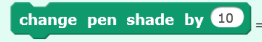
#> input picture sift/images/block.png, 262 x 42 px
$ jupyter execute sift-test.ipynb   (shell and % lines are left out)
#> lines starting #> are read from the running program, lines starting #| are printed output that depends on the picture
[cell 1]
import cv2
import matplotlib.pyplot as plt
import numpy as np

# Load the image
image1 = cv2.imread('./images/block.png')
#> image1 is the input picture: shape (42, 262, 3); mean B, G, R 164.8, 193.4, 106.2

# Convert the training image to RGB
training_image = cv2.cvtColor(image1, cv2.COLOR_BGR2RGB)

# Convert the training image to gray scale
training_gray = cv2.cvtColor(training_image, cv2.COLOR_RGB2GRAY)
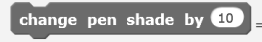
#> training_gray: shape (42, 262); min 75, max 255, mean 164.2

# Load the image
image2 = cv2.imread('./images/glass2.png')
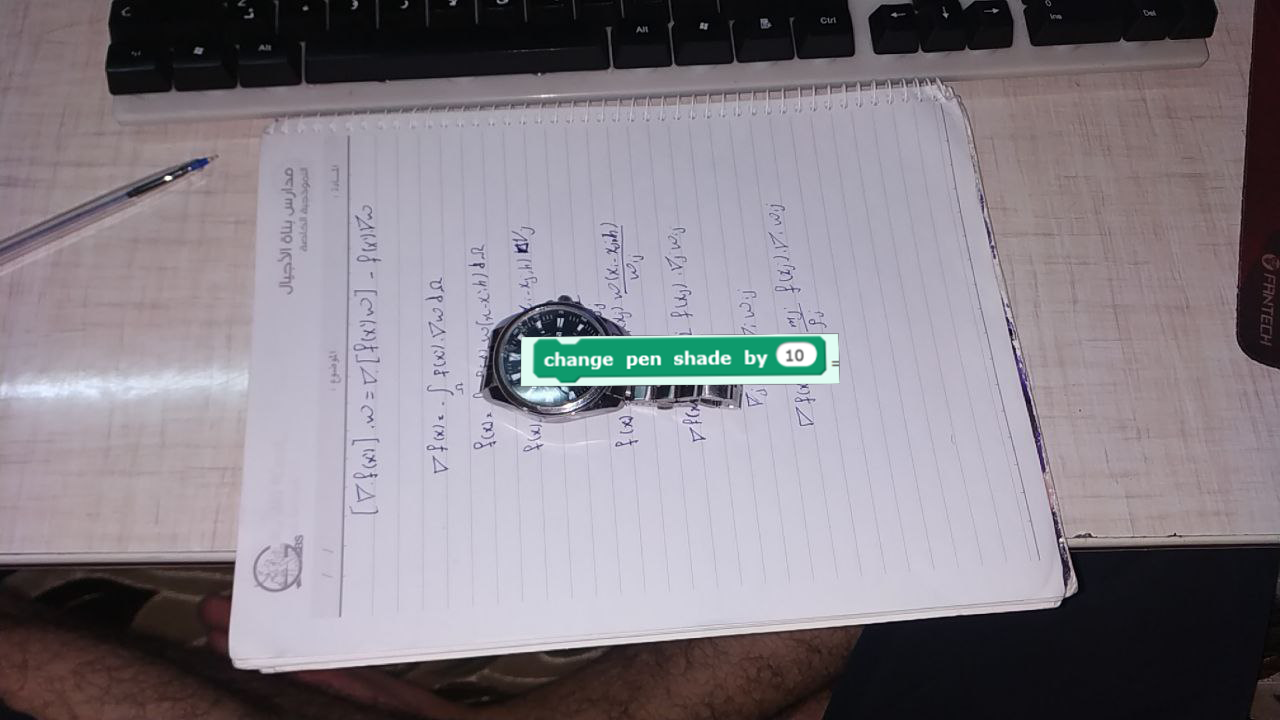
#> input picture sift/images/glass2.png, 1280 x 720 px
#> image2 is the input picture: shape (720, 1280, 3); mean B, G, R 135.6, 127.8, 133.8

# Convert the training image to RGB
test_image = cv2.cvtColor(image2, cv2.COLOR_BGR2RGB)

# Convert the training image to gray scale

test_gray = cv2.cvtColor(test_image, cv2.COLOR_RGB2GRAY)
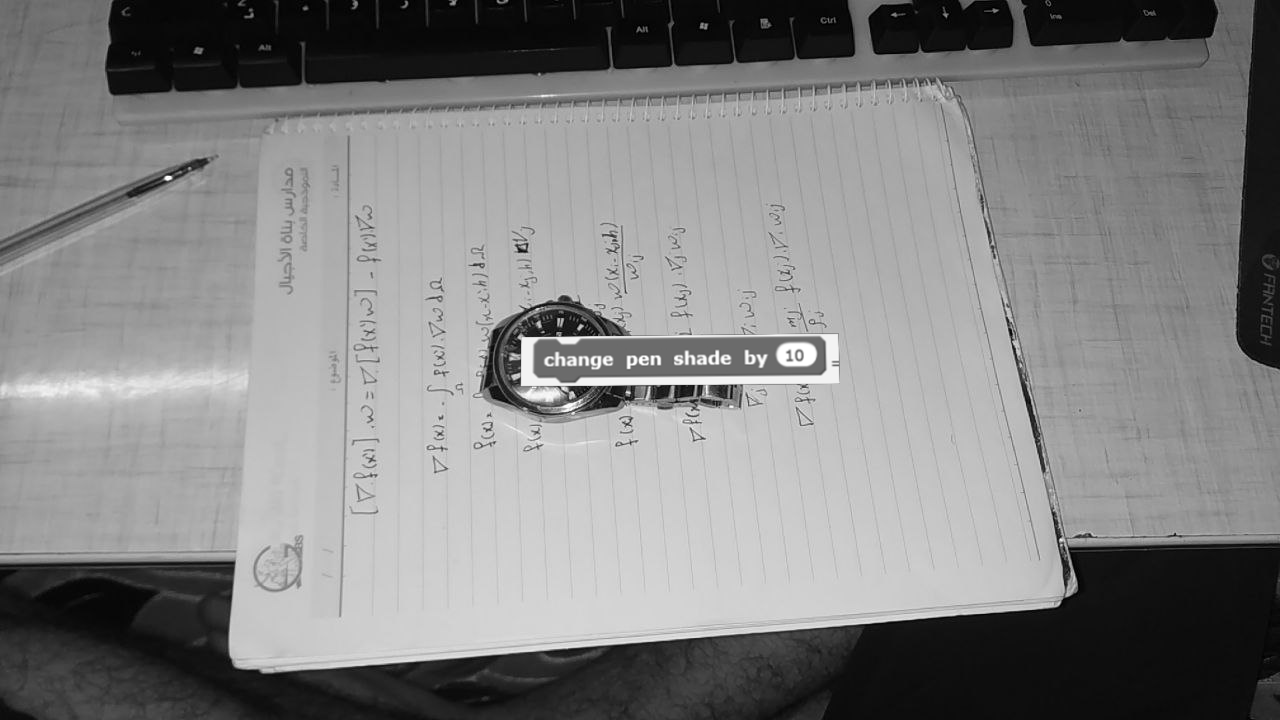
#> test_gray: shape (720, 1280); min 0, max 255, mean 130.4


num_rows, num_cols = test_image.shape[:2]
#> num_rows = 720; num_cols = 1280


# Display traning image and testing image
fx, plots = plt.subplots(1, 2, figsize=(20,10))

plots[0].set_title("Training Image")
plots[0].imshow(training_image)

plots[1].set_title("Testing Image")
plots[1].imshow(test_image)
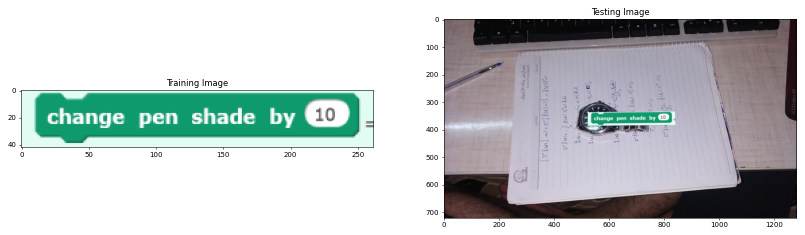
#> figure drawn by matplotlib, 2 panels

[cell 2]
sift = cv2.SIFT_create()

train_keypoints, train_descriptor = sift.detectAndCompute(training_gray, None)
#> train_keypoints = 115 keypoints; strongest (x, y, size): (221, 15, 2.2), (62, 21, 2.3), (159, 21, 2.3), (202, 18, 2)
test_keypoints, test_descriptor = sift.detectAndCompute(test_gray, None)
#> test_keypoints = 1584 keypoints; strongest (x, y, size): (168, 178, 3.6), (628, 392, 3.2), (528, 344, 10.3), (539, 324, 3.8)

keypoints_without_size = np.copy(training_image)
keypoints_with_size = np.copy(training_image)

cv2.drawKeypoints(training_image, train_keypoints, keypoints_without_size, color = (0, 255, 0))
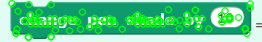
#> keypoints_without_size: shape (42, 262, 3); mean R, G, B 89.4, 204.4, 138.3

cv2.drawKeypoints(training_image, train_keypoints, keypoints_with_size, flags = cv2.DRAW_MATCHES_FLAGS_DRAW_RICH_KEYPOINTS)
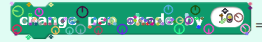
#> keypoints_with_size: shape (42, 262, 3); mean R, G, B 111, 185.9, 162.6

# Display image with and without keypoints size
fx, plots = plt.subplots(1, 2, figsize=(20,10))

plots[0].set_title("Train keypoints With Size")
plots[0].imshow(keypoints_with_size, cmap='gray')

plots[1].set_title("Train keypoints Without Size")
plots[1].imshow(keypoints_without_size, cmap='gray')

# Print the number of keypoints detected in the training image
print("Number of Keypoints Detected In The Training Image: ", len(train_keypoints))
#| Number of Keypoints Detected In The Training Image:  115

# Print the number of keypoints detected in the query image
print("Number of Keypoints Detected In The Query Image: ", len(test_keypoints))
#| Number of Keypoints Detected In The Query Image:  1584

[cell 3]
# Create a Brute Force Matcher object.
bf = cv2.BFMatcher(cv2.NORM_L1, crossCheck = False)

# Perform the matching between the SIFT descriptors of the training image and the test image
matches = bf.match(train_descriptor, test_descriptor)
#> matches = 115 matches

# The matches with shorter distance are the ones we want.
matches = sorted(matches, key = lambda x : x.distance)

result = cv2.drawMatches(training_image, train_keypoints, test_gray, test_keypoints, matches, test_gray, flags = 2)
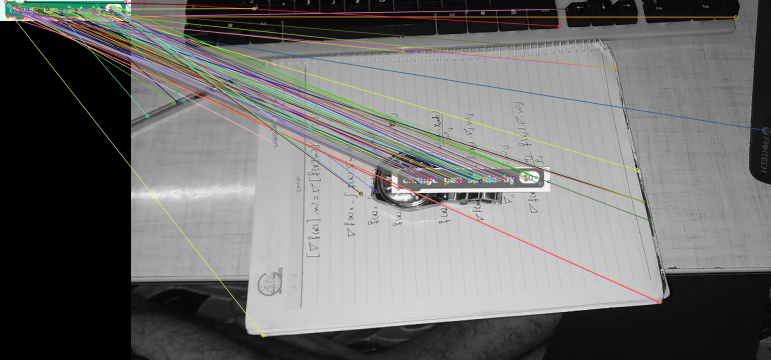
#> result: shape (720, 1542, 3) (shown at 1/2 size); mean R, G, B 110.8, 110.3, 109

# Display the best matching points
plt.rcParams['figure.figsize'] = [14.0, 7.0]
plt.title('Best Matching Points')
plt.imshow(result)
plt.show()

# Print total number of matching points between the training and query images
print("\nNumber of Matching Keypoints Between The Training and Query Images: ", len(matches))
#| Number of Matching Keypoints Between The Training and Query Images:  115
